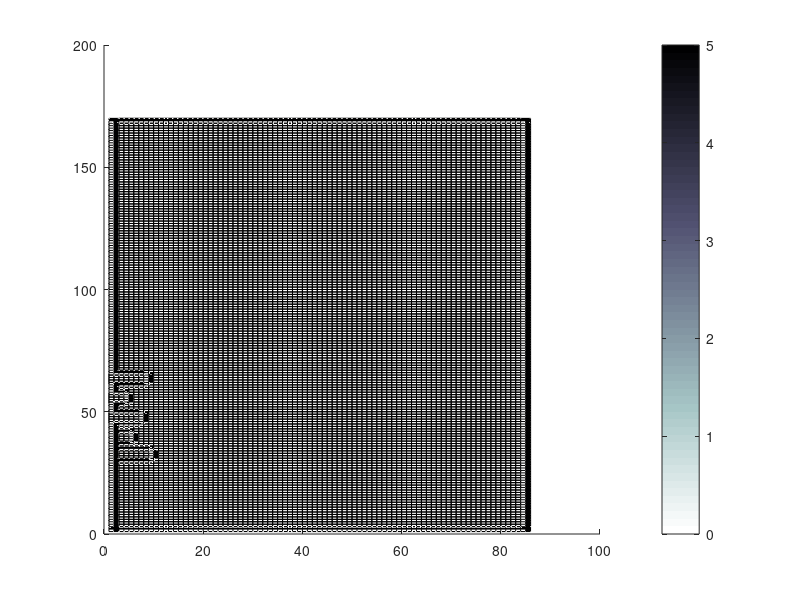

Write MATLAB code to recreate this figure. (Note: this script raises an error after producing the figure.)
%% **************************************************
%
% Example 3D-FDTD code to simulate scattering
%
% v1.0 - July 2015
%
% Jonathan Sheaffer, Ben-Gurion University, Israel
% Trevor Cox, University of Salford, UK
%


clear
close
clc

%% **************************************************
% DEFINE SIMULATION PARAMETERS
%
roomDims = [5,2.5,2.5];        % Room dimensions [Lx, Ly, Lz] in meters
srcPos = [0.6,0.8,1.2];        % Source position [x,y,z] in meters

fs=20000;                  % Sample rate (Hz)
lam=sqrt(1/3);             % Courant number
c=343.5;                   % Speed of sound in air
simLength = 0.05;          % Simulation length (seconds)
ra = 1e-10;                % Admittance of rigid materials

T=1/fs;                    % (temporal) sample period
X=c*T/lam;                 % (spatial) sample period

maxc = 0.03;               % caxis limits (for visualisation only)

roomDimsD = round(roomDims/X)+2;    % Room dimensions [Nx,Ny,Nz] in nodes
srcPosD = round(srcPos/X);          % Discrete source position
maxN = round(simLength/T);

%% **************************************************
% DESIGN EXCITATION FUNCTION
%
% We design a simple Gaussian pulse, and pass it through a
% DC blocking filter (to avoid exciting near zero frequency)
%
fc = 0.075;     % Cutoff frequency (normalised 0.5=nyquist)
n0 = 30;        % Initial delay (samples)
sigma=sqrt(2*log(2))/(2*pi*(fc/T));
n=0:maxN;
srcFn=exp(-T^2*(n-n0).^2/(2*sigma^2));
srcFn=filter([1 -1], [1 -0.995], srcFn); % DC Blocker

%% **************************************************
% ALLOCATE MATRICES
%
p = zeros([roomDimsD 3]);   % Pressure matrix (Nx x Ny x Nz x 3)
% Fourth dimension is discrete time
% (:,:,:,1) is (n+1)
% (:,:,:,2) is (n)
% (:,:,:,3) is (n-1)

K = zeros(roomDimsD);       % Node classification mask
% 6 = air, 5 = surface, 4 = edge, 3 = corner
% All nodes are air by default

beta = ones(roomDimsD)*ra;  % Boundary admittance mask
% default is rigid material ("ra")

% Define shift vectors
ll=2:roomDimsD(1)-1;
mm=2:roomDimsD(2)-1;
ii=2:roomDimsD(3)-1;

%% **************************************************
% DEFINE BOUNDARY CONDITIONS
%

% Walls - absorptive
K(2,:,:)=5;         beta(2,:,:)=1;
K(end-1,:,:)=5;     beta(end-1,:,:)=1;
K(:,2,:)=5;         beta(:,2,:)=1;
K(:,end-1,:)=5;     beta(:,end-1,:)=1;
K(:,:,2)=5;         beta(:,:,2)=1;
K(:,:,end-1)=5;     beta(:,:,end-1)=1;

K(3:end-2,3:end-2,3:end-2)=6;

% Scatterer - reflective
K(30:35,2:10,2:end-1)=0;
K(30,2:10,2:end-1)=5;
K(35,2:10,2:end-1)=5;
K(30:35,10,2:end-1)=5;
K(30:35,2,2:end-1)=5;
K(30,10,2:end-1)=6;
K(35,10,2:end-1)=6;

K(37:42,2:6,2:end-1)=0;
K(37,2:6,2:end-1)=5;
K(42,2:6,2:end-1)=5;
K(37:42,6,2:end-1)=5;
K(37:42,2,2:end-1)=5;
K(37,6,2:end-1)=6;
K(42,6,2:end-1)=6;

K(45:50,2:8,2:end-1)=0;
K(45,2:8,2:end-1)=5;
K(50,2:8,2:end-1)=5;
K(45:50,8,2:end-1)=5;
K(45:50,8,2:end-1)=5;
K(45,8,2:end-1)=6;
K(50,8,2:end-1)=6;

K(53:58,2:5,2:end-1)=0;
K(53,2:5,2:end-1)=5;
K(58,2:5,2:end-1)=5;
K(53:58,5,2:end-1)=5;
K(53:58,5,2:end-1)=5;
K(53,5,2:end-1)=6;
K(58,5,2:end-1)=6;

K(61:66,2:9,2:end-1)=0;
K(61,2:9,2:end-1)=5;
K(66,2:9,2:end-1)=5;
K(61:66,9,2:end-1)=5;
K(61:66,9,2:end-1)=5;
K(61,9,2:end-1)=6;
K(66,9,2:end-1)=6;


%% **************************************************
% PREPARE SIMULATION
%

% Intermediate boundary matrix
BK = (6-K)*lam.*beta/2;
zero_K=find(K==0);

% Visualisation infrastructure
bv=K(:,:,srcPosD(3)); bv(bv==6)=0;
pl = abs(p(:,:,srcPosD(3),1));
h1=surface(bv); hold on;
h2=pcolor(pl); colormap(flipud(bone)); hold off;
colorbar;
clim([0 maxc]);
xlim([2 roomDimsD(1)-1]);
ylim([2 roomDimsD(2)-1]);
shading interp;

%% **************************************************
% EXECUTE SIMULATION
%
for nn=2:maxN
    
    % Update the grid
    p(ll,mm,ii,1) = ((2-K(ll,mm,ii)*lam^2).*p(ll,mm,ii,2) + (BK(ll,mm,ii)-1).*p(ll,mm,ii,3) ...
        + (lam^2) * (p(ll+1,mm,ii,2) + p(ll-1,mm,ii,2) + p(ll,mm+1,ii,2) ...
        + p(ll,mm-1,ii,2) + p(ll,mm,ii+1,2) + p(ll,mm,ii-1,2))) ./ (1+BK(ll,mm,ii));
    
    % Enforce zero pressure at 'dead spaces' (inside objects)
    p(zero_K)=0;
    
    % Inject the source (soft source)
    p(srcPosD(1),srcPosD(2),srcPosD(3),2) = p(srcPosD(1),srcPosD(2),srcPosD(3),2) + srcFn(nn);
    
    % Shift matrices in time
    p(:,:,:,3) = p(:,:,:,2);
    p(:,:,:,2) = p(:,:,:,1);
    
    % Visualise in 2D
    % Plane parallel to the floor at the source's height
    % Absolute value of pressure, linear scale
    pl = abs(p(:,:,srcPosD(3),1));
    set(h2,'CData',pl);
    if nn==150, maxc=maxc/2; clim([0 maxc]); end
    title(sprintf('Sample number %d out of %d\n Note that for visual clarity, the colorscale changes at nn=150.',nn,maxN));
    drawnow;
end